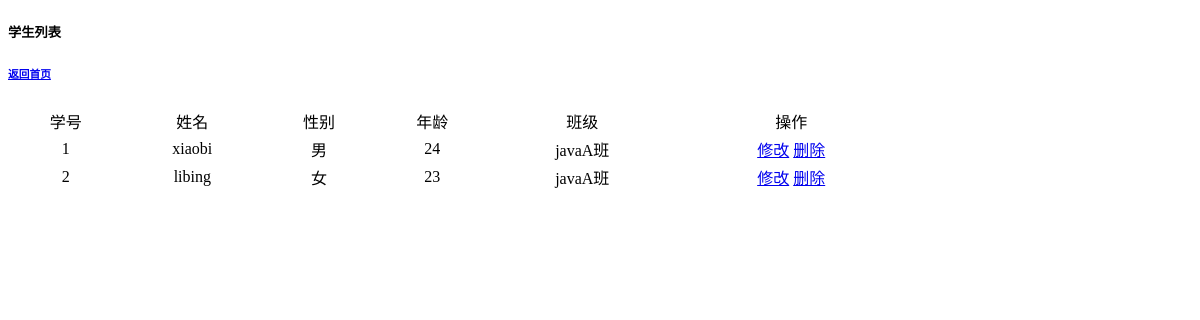
Before: /demo1/checkstudents with the older database file.
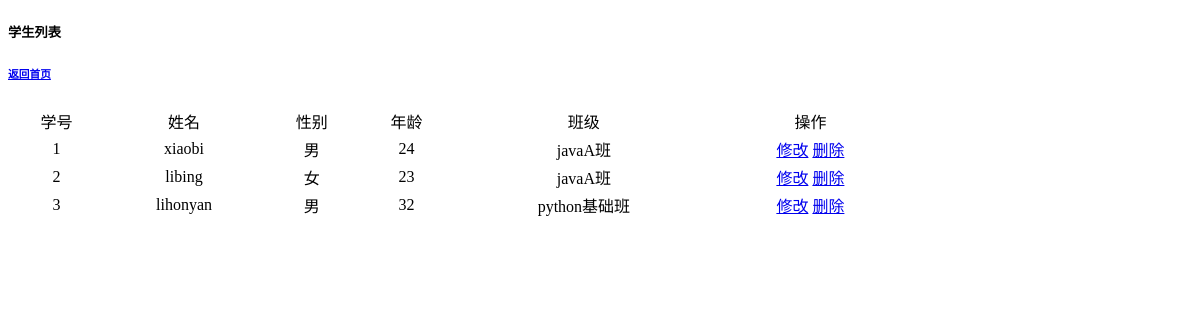
After: the same page with the newer database file.
### stu_system_demo/models.py (models this page shows)
class Students(models.Model):
    s_id = models.AutoField(primary_key=True)
    name = models.CharField(max_length=64)
    sex = models.IntegerField(max_length=1)
    age = models.IntegerField(max_length=5)
    stu_class = models.ForeignKey("StuClass", to_field='id', on_delete=models.CASCADE)

class StuClass(models.Model):
    name = models.CharField(max_length=32)
    course = models.ForeignKey('Course', to_field='c_id', on_delete=models.CASCADE)

### stu_system_demo/views.py (the view)
# urls.py: url('checkstudents', views.checkStudentsList),
def checkStudentsList(request):
    obj = models.Students.objects.all()
    return render(request, 'shool/students_list.html', {'students_list': obj})

### templates/shool/students_list.html (shortened to what this page needs)
<!DOCTYPE html>
<html lang="en">
<head>
</head>
<body>
        <h5>学生列表</h5><h6><a href="index.html">返回首页</a></h6>
<table width="900px">
    <tr>
        <td>学号</td>
        <td>姓名</td>
        <td>性别</td>
        <td>年龄</td>
        <td>班级</td>
        <td>操作</td>
    </tr>
    {% for stu in students_list %}
        <tr>
            <td>{{ stu.s_id}}</td>
            <td>{{ stu.name}}</td>
            <td>{% if stu.sex == 1 %}
                男
                {% else %}
                女
            {% endif %}</td>
        <td>{{ stu.age }}</td>
        <td>
            {{ stu.stu_class.name }}
        </td>
            <td><a href="/demo1/amendStudent?id={{ stu.s_id }}">修改</a>
                <a href="/demo1/delStudent?id={{ stu.s_id }}">删除</a>
                </td>
        </tr>
    {% endfor %}
</table>
</body>
</html>

Changed rows visible on the page:
added Students: s_id "3", name "lihonyan", sex "男", age "32", stu_class.name "python基础班"
